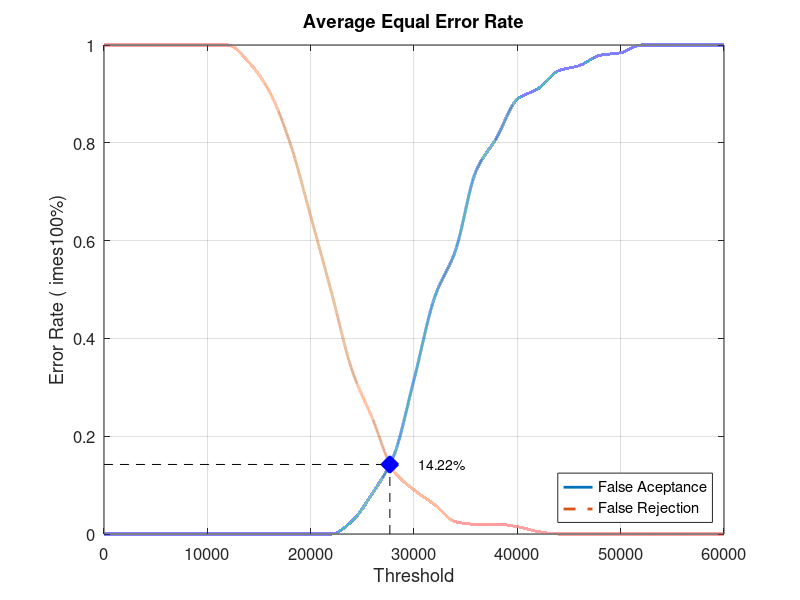
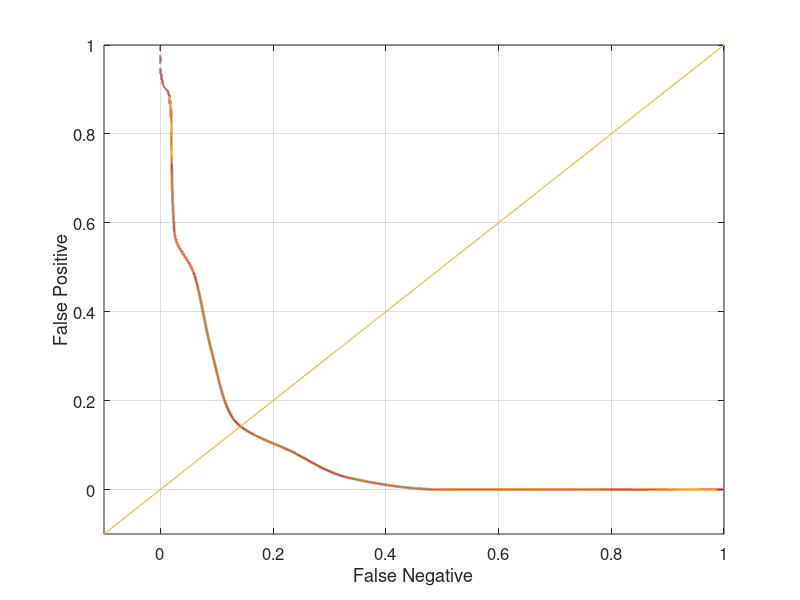

Recreate these plots in MATLAB, in order.
close all;
clear;
clc;
x = 0:2000:60000;
xq = 0:0.5:60000;

y0 = [0 0 0 0 0 0 0 0 0 0 0 0 0.0263158 0.0842105 0.157895 0.315789 0.484211 0.578947 0.742105 0.810526 0.889474 0.910526 0.947368 0.957895 0.978947 0.984211 1 1 1 1 1]
yy0 = interp1(x, y0, xq, 'pchip');
y1 = [1 1 1 1 1 1 1 0.965 0.905 0.8 0.65 0.495 0.335 0.235 0.13 0.09 0.06 0.025 0.02 0.02 0.015 0.005 0 0 0 0 0 0 0 0 0]
yy1 = interp1(x, y1, xq, 'pchip');

% Calculating EER: 
y2 = abs(y0 - y1);
find(y2 == min(y2))
yy2 = abs(yy0 - yy1);
xEER = find(yy2 == min(yy2));
xEERIndex = xq(xEER) % X-axis EER
yEER = yy0(xEER) % Y-axis EER

main = figure
plot(xq, yy0,'-','LineWidth', 2);	hold on
plot(xq, yy1,'--','LineWidth', 2);	hold on
plot([xEERIndex xEERIndex], [0 yEER], 'k--');	hold on
plot([0 xEERIndex], [yEER yEER], 'k--');	hold on
plot(xEERIndex, yEER, 'bx', 'LineWidth', 10);	hold on
text(xEERIndex + 10 * xEERIndex / 100, yEER, [num2str(round((10000 * yEER)) / 100) '%'])
legend('False Aceptance', 'False Rejection', 'Location', 'SouthEast')
xlabel('Threshold')
ylabel('Error Rate (	imes100%)')
title('Average Equal Error Rate')
set(gca, 'FontSize', 12)
axis([0 60000 0 1])
grid on

print(main, 'Database5_3Main', '-dpng');
FNRxFPR = figure('Color', [1 1 1]);
plot(yy1, yy0, '-', yy1, yy0, 'LineWidth', 2);
hold on
y = -0.1:0.1:1
plot(y, y); 
set(gca, 'FontSize', 12)
xlabel('False Negative')
ylabel('False Positive')
axis([-0.1 1 -0.1 1])
set(gca, 'FontSize', 12)
grid on

print(FNRxFPR, 'Database5_3FNRxFPR','-dpng');
